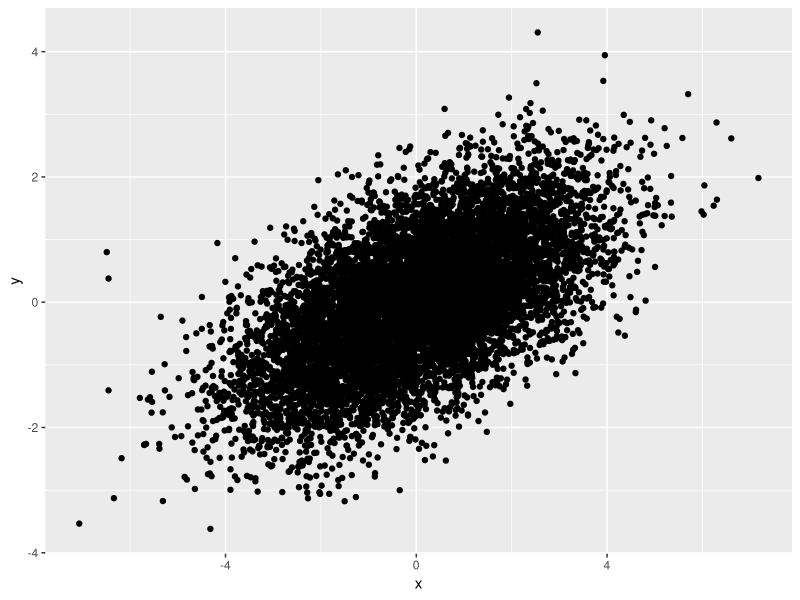
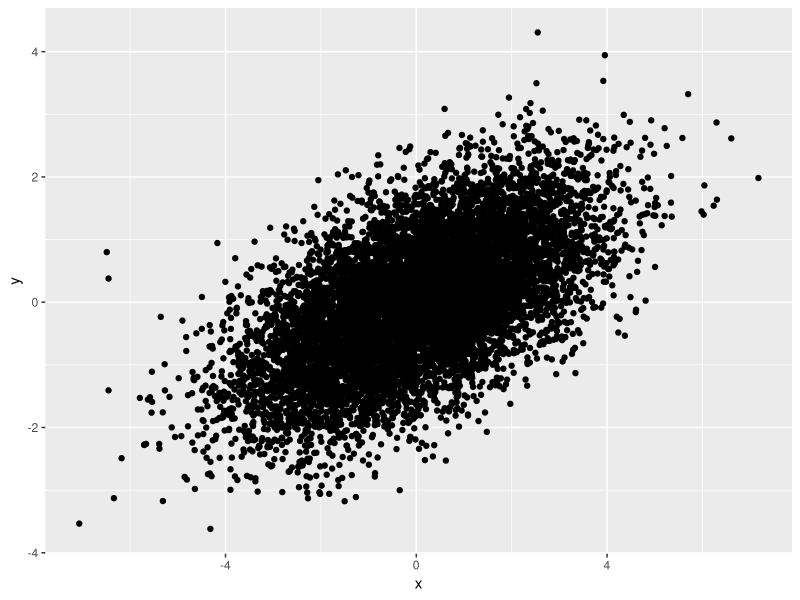
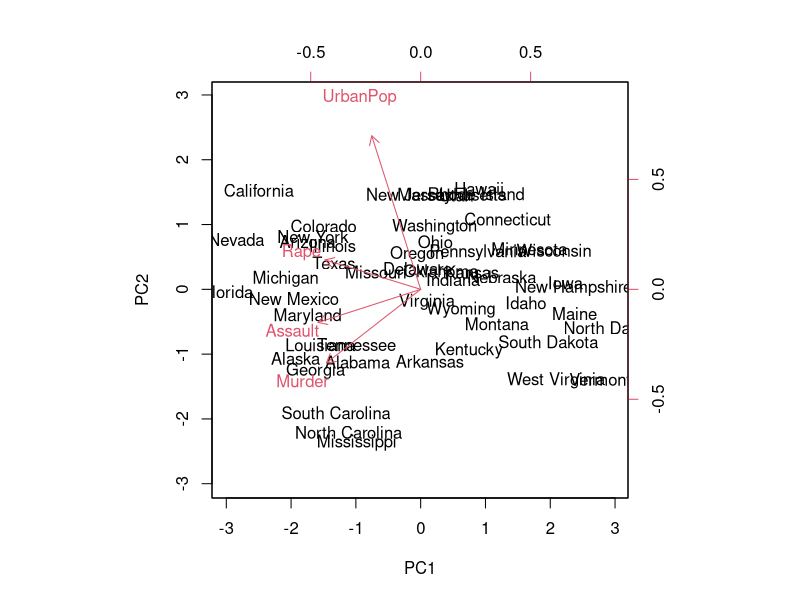

Recreate these plots in R, in order.
## ---- chunk 1
library(ggplot2)
library(dplyr)
library(MASS)
## ---- chunk 2

sigma <- matrix(c(3,1,1,1),nrow=2)

m <- mvrnorm(n=10000, mu=c(0,0), Sigma = sigma)
data <- tibble(x = m[,1], y=m[,2])
print(cor(data$x,data$y))
## ---- chunk 3
1/sqrt(3)
## ---- chunk 4
data |> ggplot(aes(x=x,y=y))+geom_point()

## ---- chunk 5
data |> ggplot(aes(x=x,y=y))+geom_point()

## ---- chunk 6
cov(data)
## ---- chunk 7

sigma <- matrix(c(3,1,1,1),nrow=2)

# compute matrix square root
ev <- eigen(sigma)
ev$values <- sqrt(ev$values)
sigma_root <- ev$vectors %*% diag(ev$values) %*% t(ev$vectors)

sigma_root %*% sigma_root
## ---- chunk 8
# random normal variables
uncorr <-   matrix(rnorm(2000),ncol=2)
print(cov(uncorr))
# multiply by sqrt of sigma
correlated <-  t(apply(uncorr,1,\(x)sigma_root %*% x))
print(cov(correlated))
## ---- chunk 9
states <- row.names(USArrests)
apply(USArrests,2, mean)
## ---- chunk 10
cov(USArrests)
## ---- chunk 11
USArrests_cs <- scale(USArrests)
USArrests_cov <- cov(USArrests_cs)
## ---- chunk 12
es <- eigen(USArrests_cov)
es$values
## ---- chunk 13
es$vectors[,1]
## ---- chunk 14
USArrests_cov %*% es$vectors[,1]/es$values[[1]]
## ---- chunk 15
pr <- prcomp(USArrests, scale = TRUE)
pr$rotation
## ---- chunk 16
es$vectors
## ---- chunk 17
biplot(pr, scale = 0)
